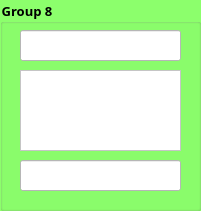
   <widget class="QGroupBox" name="groupBox_7">
    <property name="geometry">
     <rect>
      <x>520</x>
      <y>250</y>
      <width>201</width>
      <height>211</height>
     </rect>
    </property>
    <property name="font">
     <font>
      <family>Mongolian Baiti</family>
      <pointsize>10</pointsize>
      <weight>75</weight>
      <bold>true</bold>
     </font>
    </property>
    <property name="styleSheet">
     <string notr="true">background-color: rgb(140, 255, 108);</string>
    </property>
    <property name="title">
     <string>Group 8</string>
    </property>
    <widget class="QLineEdit" name="lineEdit_19">
     <property name="geometry">
      <rect>
       <x>20</x>
       <y>30</y>
       <width>161</width>
       <height>31</height>
      </rect>
     </property>
     <property name="styleSheet">
      <string notr="true">background-color: rgb(255, 255, 255);</string>
     </property>
    </widget>
    <widget class="QTextEdit" name="textEdit_10">
     <property name="geometry">
      <rect>
       <x>20</x>
       <y>70</y>
       <width>161</width>
       <height>81</height>
      </rect>
     </property>
     <property name="styleSheet">
      <string notr="true">background-color: rgb(255, 255, 255);</string>
     </property>
     <property name="html">
      <string>&lt;!DOCTYPE HTML PUBLIC &quot;-//W3C//DTD HTML 4.0//EN&quot; &quot;http://www.w3.org/TR/REC-html40/strict.dtd&quot;&gt;
&lt;html&gt;&lt;head&gt;&lt;meta name=&quot;qrichtext&quot; content=&quot;1&quot; /&gt;&lt;style type=&quot;text/css&quot;&gt;
p, li { white-space: pre-wrap; }
&lt;/style&gt;&lt;/head&gt;&lt;body style=&quot; font-family:'MS Shell Dlg 2'; font-size:7.8pt; font-weight:400; font-style:normal;&quot;&gt;
&lt;p style=&quot;-qt-paragraph-type:empty; margin-top:0px; margin-bottom:0px; margin-left:0px; margin-right:0px; -qt-block-indent:0; text-indent:0px;&quot;&gt;&lt;br /&gt;&lt;/p&gt;&lt;/body&gt;&lt;/html&gt;</string>
     </property>
    </widget>
    <widget class="QLineEdit" name="lineEdit_20">
     <property name="geometry">
      <rect>
       <x>20</x>
       <y>160</y>
       <width>161</width>
       <height>31</height>
      </rect>
     </property>
     <property name="styleSheet">
      <string notr="true">background-color: rgb(255, 255, 255);</string>
     </property>
     <property name="alignment">
      <set>Qt::AlignCenter</set>
     </property>
    </widget>
   </widget>
